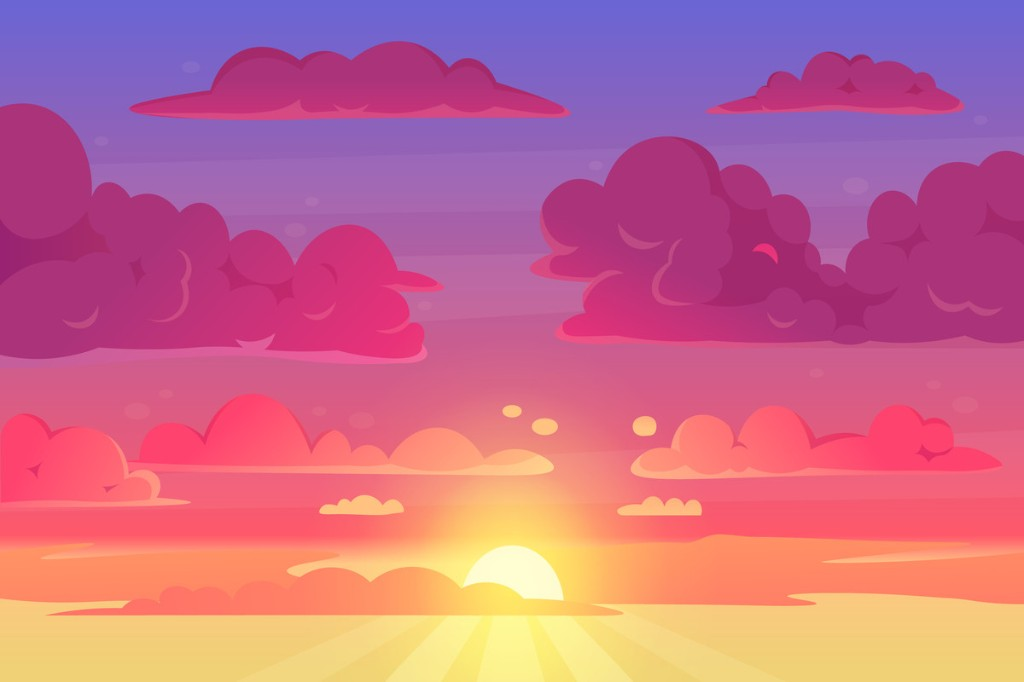
#> input picture assets/paxview/src-sunset.png, 1024 x 682 px
$ python build-sunset.py
#> lines starting #> are read from the running program, lines starting #| are printed output that depends on the picture; after the words box and inside, x2 and y2 are one past the last pixel; in counts of white or black regions, pixels touching at a corner belong together
"""Split sunset art into a fixed sun/sky base and a scrolling cloud layer."""
from PIL import Image, ImageFilter
import numpy as np
from pathlib import Path

ROOT = Path(__file__).resolve().parents[1] / "assets" / "paxview"
SRC = ROOT / "src-sunset.png"


def main():
  im = Image.open(SRC).convert("RGBA")
  arr = np.array(im).astype(np.float32)
  h, w = arr.shape[:2]
#> h = 682; w = 1024
  r, g, b = arr[:, :, 0], arr[:, :, 1], arr[:, :, 2]
  yy, xx = np.mgrid[:h, :w]

  lum = (r + g + b) / 3.0
  mx = np.maximum(np.maximum(r, g), b)
  mn = np.minimum(np.minimum(r, g), b)
  sat = mx - mn
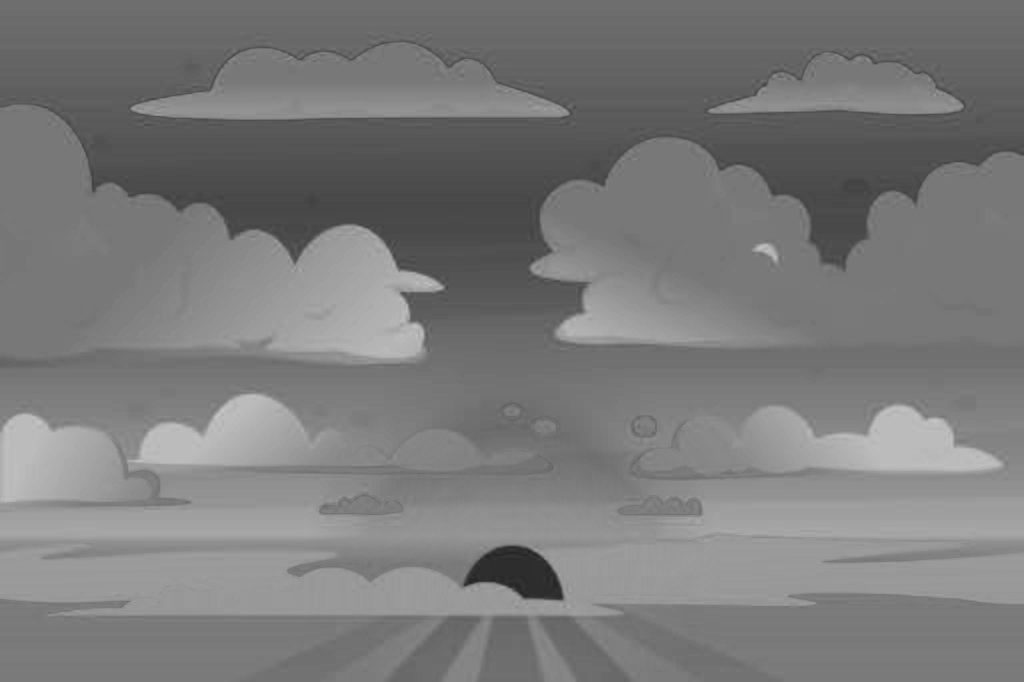
#> sat: shape (682, 1024) float32; min 34, max 202, mean 122.5

  # Sun: bright pale disc + warm rays in the lower centre
  sun = (
    (yy > h * 0.58)
    & (
      ((lum > 210) & (r > 220) & (g > 190))
      | ((r > 230) & (g > 160) & (b < 170) & (np.abs(xx - w / 2) < w * 0.42))
    )
  )
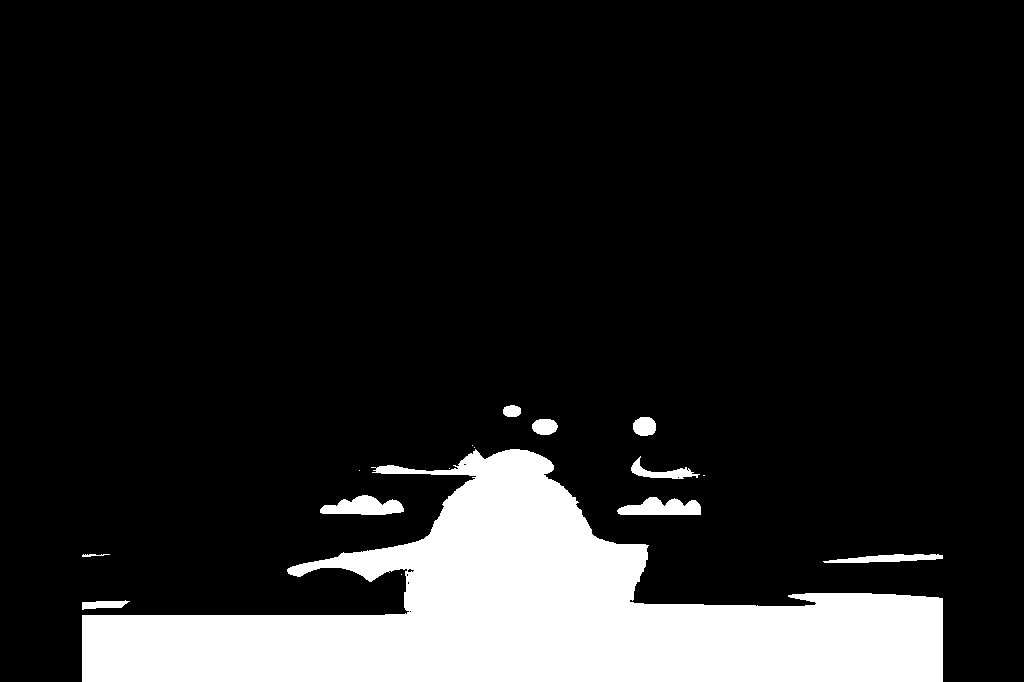
#> sun: shape (682, 1024) bool; 14% white; 16 white regions (6 under 20 px), largest, box (x1, y1, x2, y2) and area: (82, 449, 943, 682) 92928, (320, 495, 404, 515) 1104, (617, 497, 701, 515) 1062
  sun_m = Image.fromarray((sun.astype(np.uint8) * 255)).filter(ImageFilter.GaussianBlur(4))
  sun_a = np.array(sun_m).astype(np.float32) / 255.0

  # Clouds: saturated pink/purple/orange blobs above the sun belt
  cloud = (
    (sat > 40)
    & (yy < h * 0.82)
    & (
      ((r > 130) & (b > 90) & (g < r * 0.9) & (b > g * 0.7))  # pink / purple
      | ((r > 170) & (g > 90) & (g < 210) & (b < 150) & (yy > h * 0.4))  # orange banks
    )
    & (sun_a < 0.35)
  )
#> cloud: shape (682, 1024) bool; 67.6% white; 38 black regions (29 under 20 px), largest, box (x1, y1, x2, y2) and area: (0, 448, 1024, 682) 142384, (0, 0, 1024, 101) 78918, (321, 494, 404, 517) 1356
  cm = Image.fromarray((cloud.astype(np.uint8) * 255))
  cm = cm.filter(ImageFilter.MaxFilter(7)).filter(ImageFilter.GaussianBlur(2))
  cloud_a = np.clip(np.array(cm).astype(np.float32) / 255.0, 0, 1)
  # keep sun clear of scrolling clouds
  cloud_a *= (1.0 - np.clip(sun_a * 1.4, 0, 1))
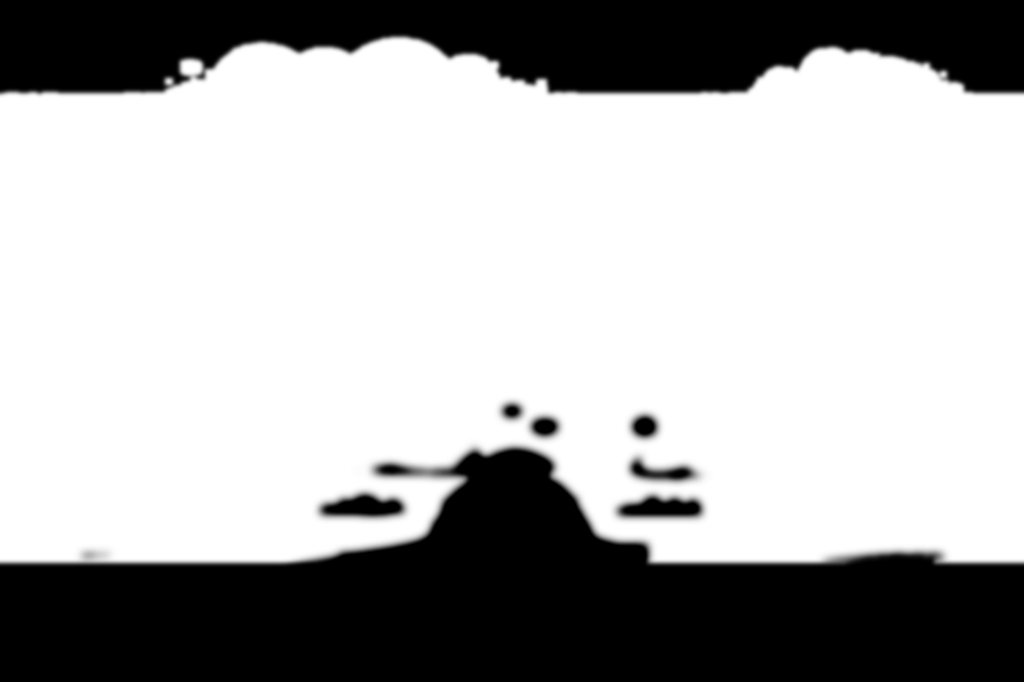
#> cloud_a: shape (682, 1024) float32; min 0, max 1, mean 0.684

  # Base: smear sky horizontally (kills cloud shapes) then paste original sun
  base = arr.copy()
  for y in range(h):
    # weighted blend toward horizontal mean — stronger in the upper sky
    t = 1.0 if y < h * 0.55 else max(0.0, 1.0 - (y - h * 0.55) / (h * 0.25))
    mean = arr[y].mean(axis=0)
    base[y] = arr[y] * (1 - t) + mean * t
#> this loop made 682 passes
#> mean on passes 1 to 3: [107, 101, 211, 255], [107, 101, 211, 255], [107, 101, 211, 255]
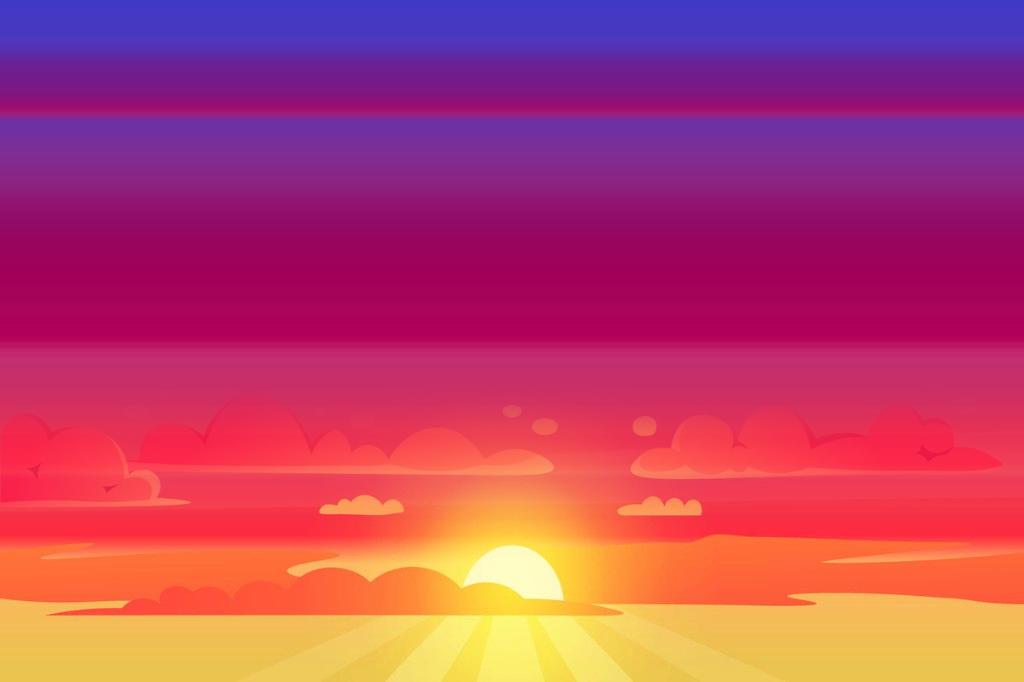
#> base: shape (682, 1024, 4) float32; mean R, G, B, A 200.3, 107.4, 139.6, 255.9; transparent parts drawn white
  base_im = Image.fromarray(np.clip(base, 0, 255).astype(np.uint8)).filter(ImageFilter.GaussianBlur(6))
  base = np.array(base_im).astype(np.float32)
  for c in range(3):
    base[:, :, c] = base[:, :, c] * (1 - sun_a) + arr[:, :, c] * sun_a
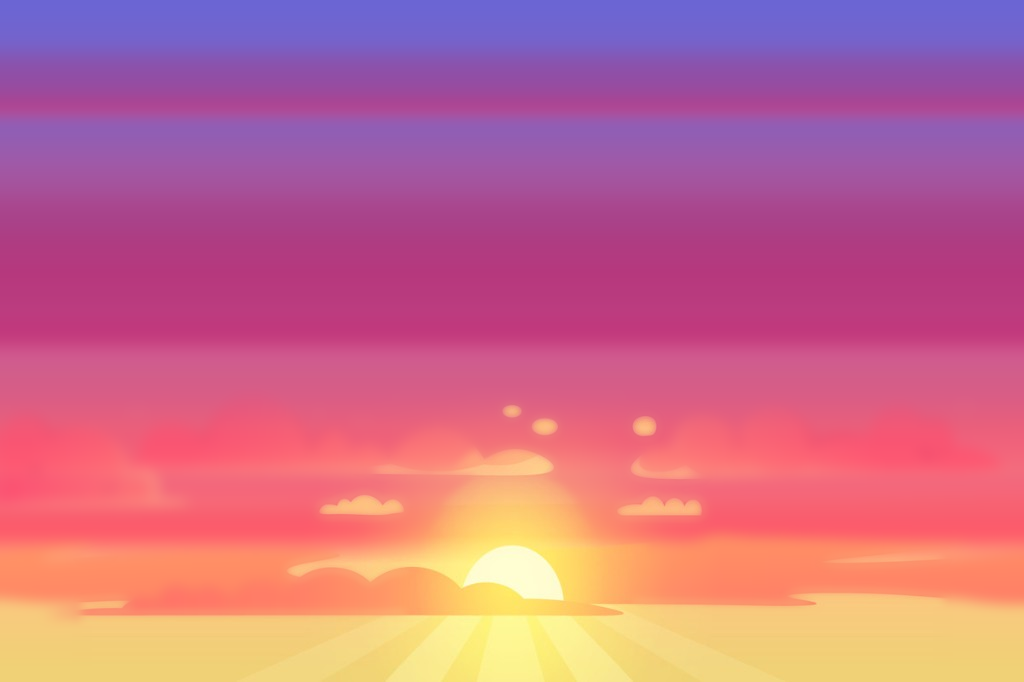
#> base: shape (682, 1024, 4) float32; mean R, G, B, A 200, 107.5, 139.4, 255.9
  base[:, :, 3] = 255
  # also restore a little of the original lower cloud bank under the sun so it isn't empty
  low = (yy > h * 0.7) & (sun_a < 0.2)
#> low: shape (682, 1024) bool; 15.4% white; 2 white regions, box (x1, y1, x2, y2) and area: (0, 478, 461, 682) 56080, (558, 478, 1024, 682) 51770
  for c in range(3):
    base[:, :, c] = np.where(low, arr[:, :, c] * 0.55 + base[:, :, c] * 0.45, base[:, :, c])
#> base: shape (682, 1024, 4) float32; 14.41% of pixels changed, all inside (x1, y1, x2, y2) = (0, 478, 1024, 666)

  Image.fromarray(np.clip(base, 0, 255).astype(np.uint8)).save(ROOT / "sunset-base.png", optimize=True)
  print("wrote sunset-base.png")

  clouds = np.zeros_like(arr)
  clouds[:, :, :3] = arr[:, :, :3]
  clouds[:, :, 3] = cloud_a * 255
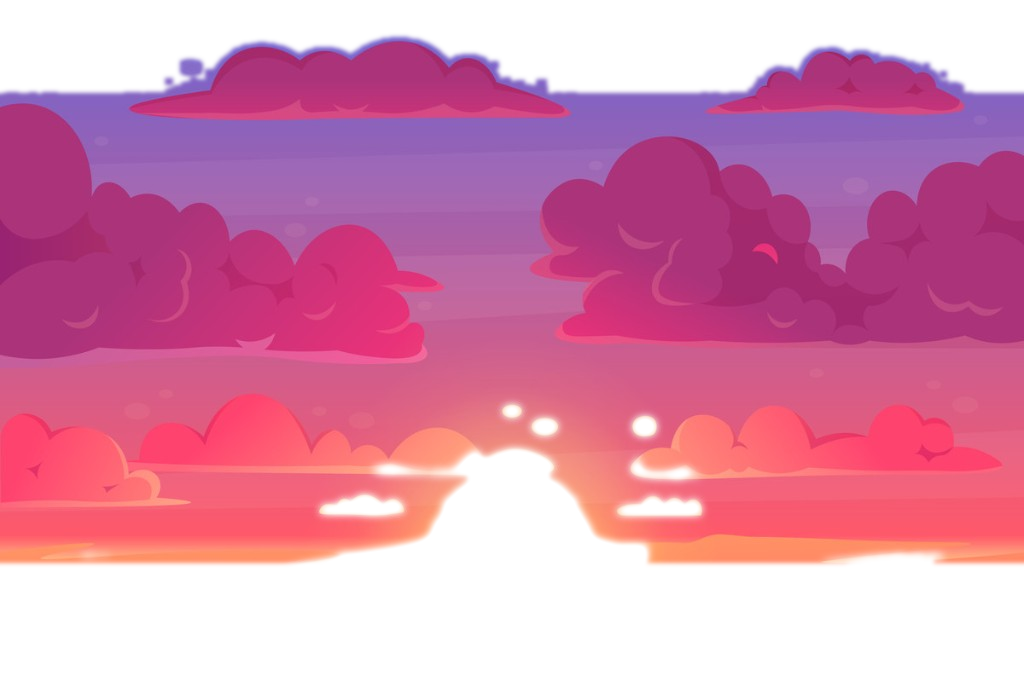
#> clouds: shape (682, 1024, 4) float32; mean R, G, B, A 200.4, 107.4, 139.6, 175.1; transparent parts drawn white
  clouds[clouds[:, :, 3] < 10] = 0
  Image.fromarray(np.clip(clouds, 0, 255).astype(np.uint8)).save(ROOT / "sunset-clouds.png", optimize=True)
  print("wrote sunset-clouds.png")


if __name__ == "__main__":
  main()
